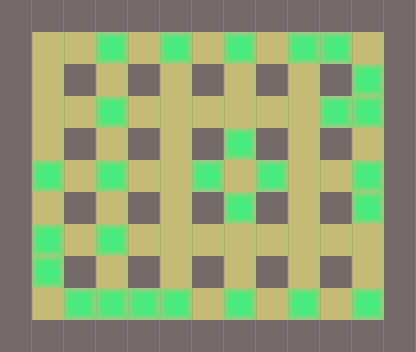

A 2D game scene composited from a Tiled map and its tileset images. What follows is a short description and the map's XML, with every tile layer's data as written:
An orthogonal 13x11 tile map with 32x32 px tiles, 2 tile layers (base, piedras).

<map version="1.0" orientation="orthogonal" renderorder="right-down" width="13" height="11" tilewidth="32" tileheight="32" nextobjectid="1">
 <properties>
  <property name="nombre" value="Nivel 1" />
 </properties>
 <tileset firstgid="1" name="tile" tilewidth="32" tileheight="32" tilecount="3">
  <image source="../tilebase.png" width="96" height="32" />
  <terraintypes>
   <terrain name="New Terrain" tile="-1" />
  </terraintypes>
 </tileset>
 <layer name="base" width="13" height="11">
  <data>
   <tile gid="1" />
   <tile gid="1" />
   <tile gid="1" />
   <tile gid="1" />
   <tile gid="1" />
   <tile gid="1" />
   <tile gid="1" />
   <tile gid="1" />
   <tile gid="1" />
   <tile gid="1" />
   <tile gid="1" />
   <tile gid="1" />
   <tile gid="1" />
   <tile gid="1" />
   <tile gid="2" />
   <tile gid="2" />
   <tile gid="2" />
   <tile gid="2" />
   <tile gid="2" />
   <tile gid="2" />
   <tile gid="2" />
   <tile gid="2" />
   <tile gid="2" />
   <tile gid="2" />
   <tile gid="2" />
   <tile gid="1" />
   <tile gid="1" />
   <tile gid="2" />
   <tile gid="1" />
   <tile gid="2" />
   <tile gid="1" />
   <tile gid="2" />
   <tile gid="1" />
   <tile gid="2" />
   <tile gid="1" />
   <tile gid="2" />
   <tile gid="1" />
   <tile gid="2" />
   <tile gid="1" />
   <tile gid="1" />
   <tile gid="2" />
   <tile gid="2" />
   <tile gid="2" />
   <tile gid="2" />
   <tile gid="2" />
   <tile gid="2" />
   <tile gid="2" />
   <tile gid="2" />
   <tile gid="2" />
   <tile gid="2" />
   <tile gid="2" />
   <tile gid="1" />
   <tile gid="1" />
   <tile gid="2" />
   <tile gid="1" />
   <tile gid="2" />
   <tile gid="1" />
   <tile gid="2" />
   <tile gid="1" />
   <tile gid="2" />
   <tile gid="1" />
   <tile gid="2" />
   <tile gid="1" />
   <tile gid="2" />
   <tile gid="1" />
   <tile gid="1" />
   <tile gid="2" />
   <tile gid="2" />
   <tile gid="2" />
   <tile gid="2" />
   <tile gid="2" />
   <tile gid="2" />
   <tile gid="2" />
   <tile gid="2" />
   <tile gid="2" />
   <tile gid="2" />
   <tile gid="2" />
   <tile gid="1" />
   <tile gid="1" />
   <tile gid="2" />
   <tile gid="1" />
   <tile gid="2" />
   <tile gid="1" />
   <tile gid="2" />
   <tile gid="1" />
   <tile gid="2" />
   <tile gid="1" />
   <tile gid="2" />
   <tile gid="1" />
   <tile gid="2" />
   <tile gid="1" />
   <tile gid="1" />
   <tile gid="2" />
   <tile gid="2" />
   <tile gid="2" />
   <tile gid="2" />
   <tile gid="2" />
   <tile gid="2" />
   <tile gid="2" />
   <tile gid="2" />
   <tile gid="2" />
   <tile gid="2" />
   <tile gid="2" />
   <tile gid="1" />
   <tile gid="1" />
   <tile gid="2" />
   <tile gid="1" />
   <tile gid="2" />
   <tile gid="1" />
   <tile gid="2" />
   <tile gid="1" />
   <tile gid="2" />
   <tile gid="1" />
   <tile gid="2" />
   <tile gid="1" />
   <tile gid="2" />
   <tile gid="1" />
   <tile gid="1" />
   <tile gid="2" />
   <tile gid="2" />
   <tile gid="2" />
   <tile gid="2" />
   <tile gid="2" />
   <tile gid="2" />
   <tile gid="2" />
   <tile gid="2" />
   <tile gid="2" />
   <tile gid="2" />
   <tile gid="2" />
   <tile gid="1" />
   <tile gid="1" />
   <tile gid="1" />
   <tile gid="1" />
   <tile gid="1" />
   <tile gid="1" />
   <tile gid="1" />
   <tile gid="1" />
   <tile gid="1" />
   <tile gid="1" />
   <tile gid="1" />
   <tile gid="1" />
   <tile gid="1" />
   <tile gid="1" />
  </data>
 </layer>
 <layer name="piedras" width="13" height="11">
  <data>
   <tile gid="0" />
   <tile gid="0" />
   <tile gid="0" />
   <tile gid="0" />
   <tile gid="0" />
   <tile gid="0" />
   <tile gid="0" />
   <tile gid="0" />
   <tile gid="0" />
   <tile gid="0" />
   <tile gid="0" />
   <tile gid="0" />
   <tile gid="0" />
   <tile gid="0" />
   <tile gid="0" />
   <tile gid="0" />
   <tile gid="3" />
   <tile gid="0" />
   <tile gid="3" />
   <tile gid="0" />
   <tile gid="3" />
   <tile gid="0" />
   <tile gid="3" />
   <tile gid="3" />
   <tile gid="0" />
   <tile gid="0" />
   <tile gid="0" />
   <tile gid="0" />
   <tile gid="0" />
   <tile gid="0" />
   <tile gid="0" />
   <tile gid="0" />
   <tile gid="0" />
   <tile gid="0" />
   <tile gid="0" />
   <tile gid="0" />
   <tile gid="0" />
   <tile gid="3" />
   <tile gid="0" />
   <tile gid="0" />
   <tile gid="0" />
   <tile gid="0" />
   <tile gid="3" />
   <tile gid="0" />
   <tile gid="0" />
   <tile gid="0" />
   <tile gid="0" />
   <tile gid="0" />
   <tile gid="0" />
   <tile gid="3" />
   <tile gid="3" />
   <tile gid="0" />
   <tile gid="0" />
   <tile gid="0" />
   <tile gid="0" />
   <tile gid="0" />
   <tile gid="0" />
   <tile gid="0" />
   <tile gid="0" />
   <tile gid="3" />
   <tile gid="0" />
   <tile gid="0" />
   <tile gid="0" />
   <tile gid="0" />
   <tile gid="0" />
   <tile gid="0" />
   <tile gid="3" />
   <tile gid="0" />
   <tile gid="3" />
   <tile gid="0" />
   <tile gid="0" />
   <tile gid="3" />
   <tile gid="0" />
   <tile gid="3" />
   <tile gid="0" />
   <tile gid="0" />
   <tile gid="3" />
   <tile gid="0" />
   <tile gid="0" />
   <tile gid="0" />
   <tile gid="0" />
   <tile gid="0" />
   <tile gid="0" />
   <tile gid="0" />
   <tile gid="0" />
   <tile gid="3" />
   <tile gid="0" />
   <tile gid="0" />
   <tile gid="0" />
   <tile gid="3" />
   <tile gid="0" />
   <tile gid="0" />
   <tile gid="3" />
   <tile gid="0" />
   <tile gid="3" />
   <tile gid="0" />
   <tile gid="0" />
   <tile gid="0" />
   <tile gid="0" />
   <tile gid="0" />
   <tile gid="0" />
   <tile gid="0" />
   <tile gid="0" />
   <tile gid="0" />
   <tile gid="0" />
   <tile gid="3" />
   <tile gid="0" />
   <tile gid="0" />
   <tile gid="0" />
   <tile gid="0" />
   <tile gid="0" />
   <tile gid="0" />
   <tile gid="0" />
   <tile gid="0" />
   <tile gid="0" />
   <tile gid="0" />
   <tile gid="0" />
   <tile gid="0" />
   <tile gid="0" />
   <tile gid="3" />
   <tile gid="3" />
   <tile gid="3" />
   <tile gid="3" />
   <tile gid="0" />
   <tile gid="3" />
   <tile gid="0" />
   <tile gid="3" />
   <tile gid="0" />
   <tile gid="3" />
   <tile gid="0" />
   <tile gid="0" />
   <tile gid="0" />
   <tile gid="0" />
   <tile gid="0" />
   <tile gid="0" />
   <tile gid="0" />
   <tile gid="0" />
   <tile gid="0" />
   <tile gid="0" />
   <tile gid="0" />
   <tile gid="0" />
   <tile gid="0" />
   <tile gid="0" />
  </data>
 </layer>
</map>
